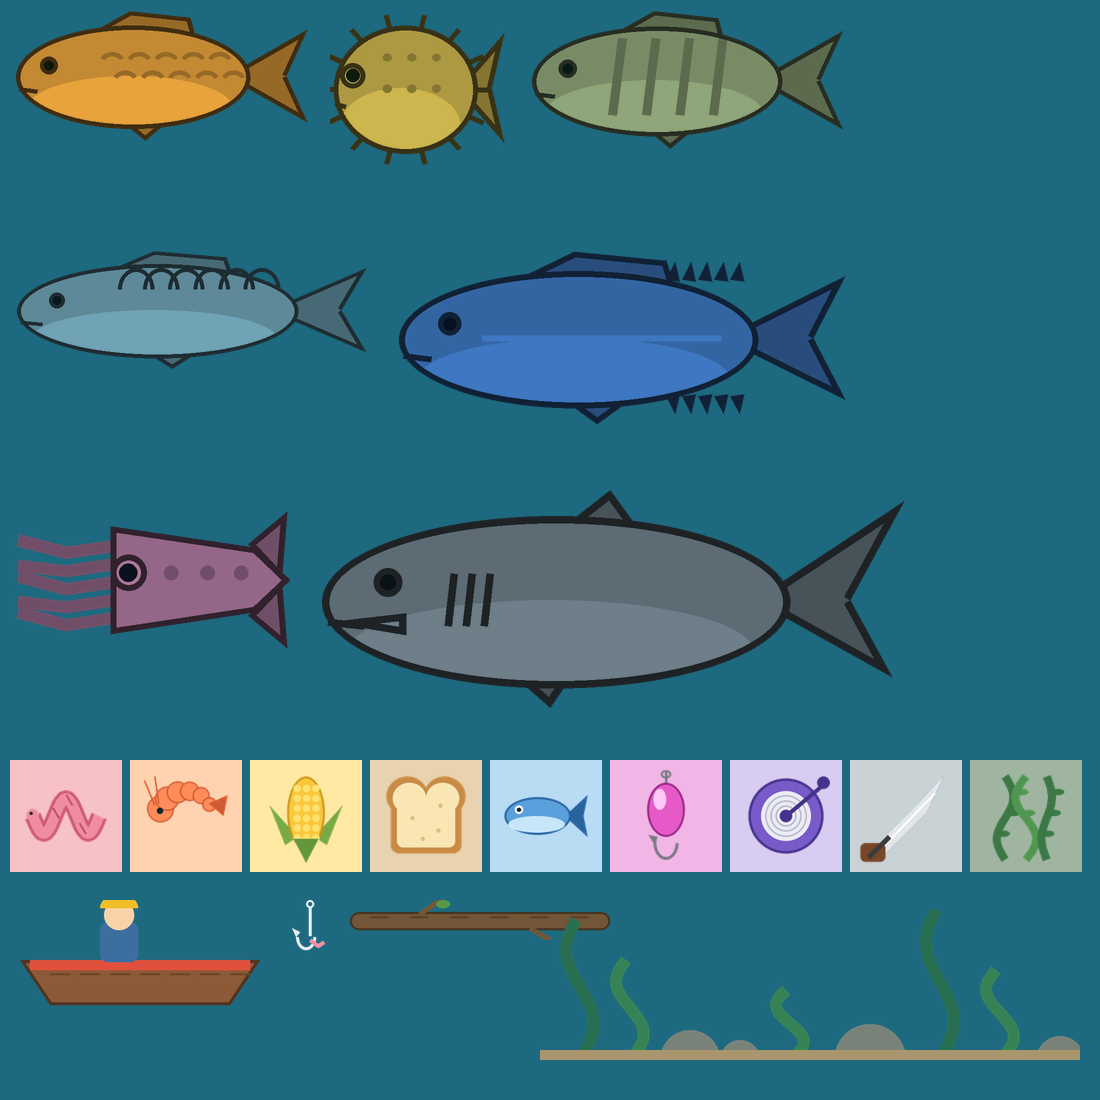

Reproduce this figure in Python.
# Contact sheet of the generated art, with fish tinted like in game, to check by eye.
import os
from PIL import Image, ImageChops
A = os.path.join(os.path.dirname(__file__), "..", "Assets", "Resources", "Art")
def hexc(h): v = int(h.lstrip('#'), 16); return ((v >> 16) & 255, (v >> 8) & 255, v & 255, 255)
sheet = Image.new("RGBA", (1100, 1100), (29, 106, 128, 255))
fish = [("chep", "#E8A33D"), ("noc", "#CDB64E"), ("rophi", "#8FA67A"), ("cathu", "#6FA3B5"), ("ngu", "#3E78C2"), ("muc", "#B07AA1"), ("camap", "#6E7F8A")]
x, y = 10, 10
for n, c in fish:
    im = Image.open(os.path.join(A, f"fish_{n}.png")).convert("RGBA")
    im = ImageChops.multiply(im, Image.new("RGBA", im.size, hexc(c)))
    if x + im.width > 1090: x, y = 10, y + 240
    sheet.alpha_composite(im, (x, y)); x += im.width + 20
tiles = [("giun", "#F6C1C7"), ("tom", "#FFD3B0"), ("ngo", "#FFE9A3"), ("banhmi", "#E8D2B0"), ("cacon", "#B9DCF5"), ("moigia", "#F2B6E6"), ("cuon", "#D9CCF2"), ("dao", "#C9D3D6"), ("rong", "#9FB5A0")]
y = 760
for i, (n, c) in enumerate(tiles):
    sheet.paste(Image.new("RGBA", (112, 112), hexc(c)), (10 + i * 120, y))
    sheet.alpha_composite(Image.open(os.path.join(A, f"tile_{n}.png")).convert("RGBA").resize((104, 104)), (14 + i * 120, y + 4))
y = 900
for n in ("boat", "hook", "branch", "seabed"):
    im = Image.open(os.path.join(A, f"{n}.png")).convert("RGBA")
    sheet.alpha_composite(im, (x if False else [10, 290, 350, 540][["boat", "hook", "branch", "seabed"].index(n)], y))
sheet.save(os.path.join(os.path.dirname(__file__), "preview.png"))
